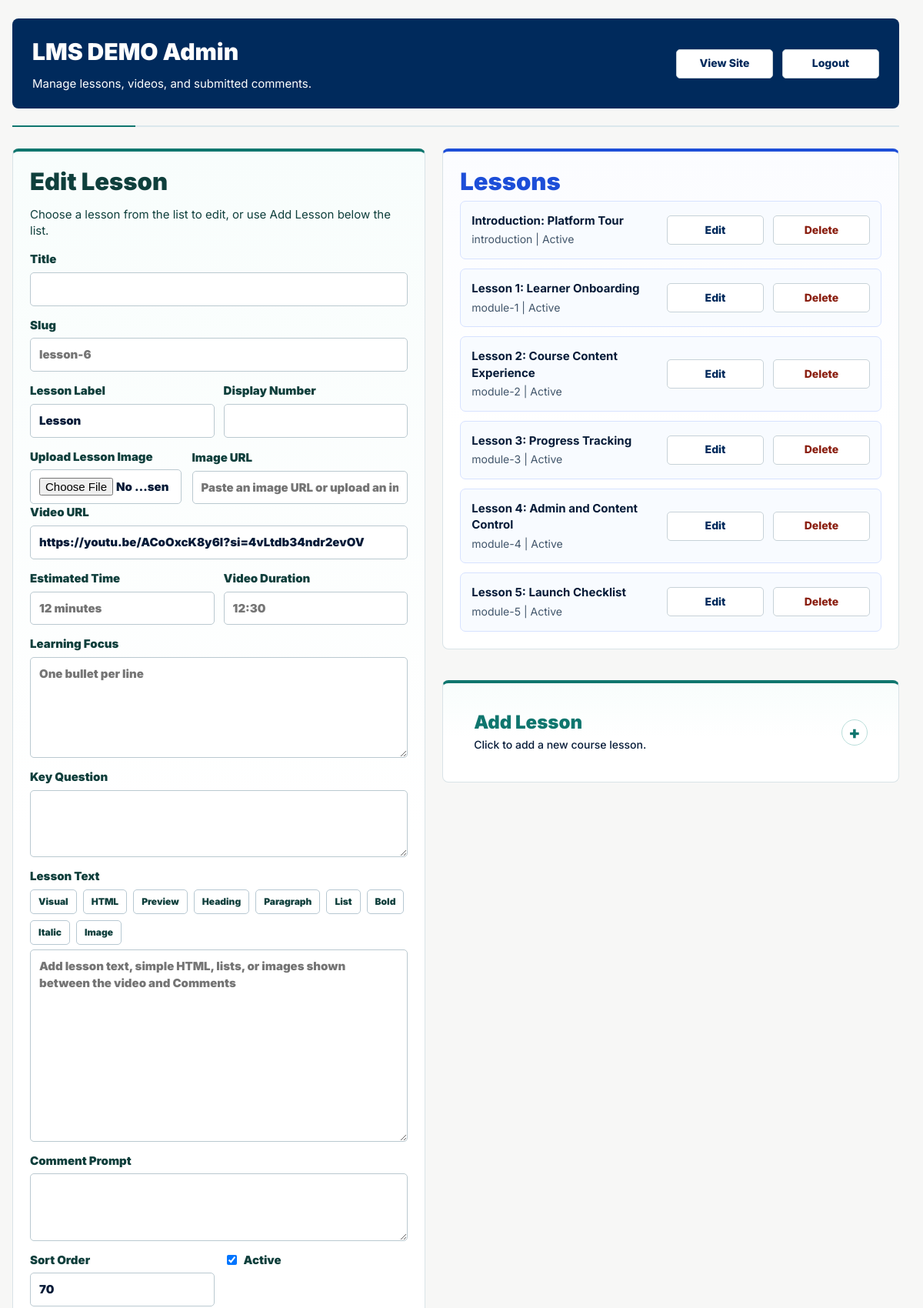
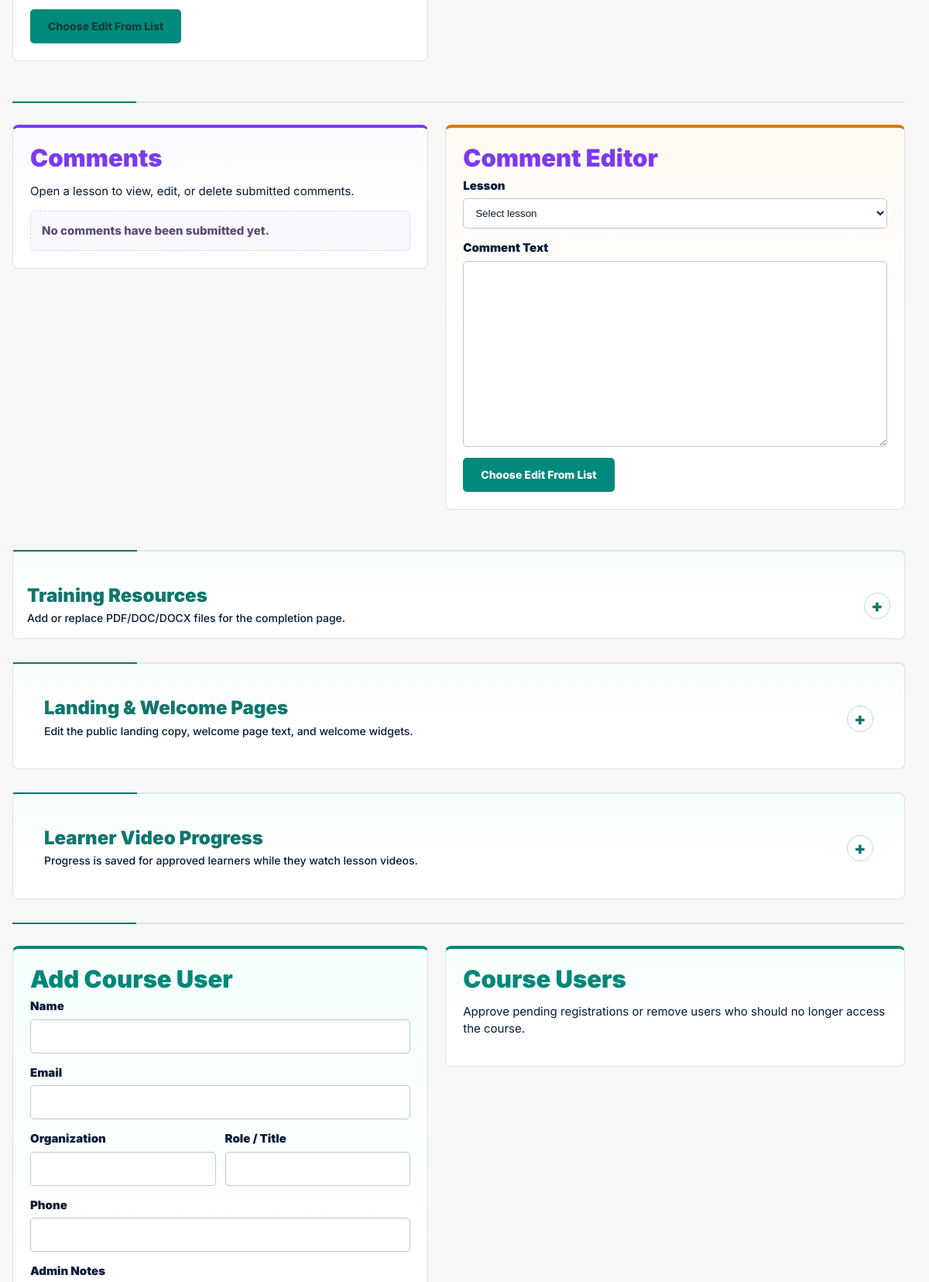
The page /admin/index.php (signed in, upper part) on the database its author committed (2 pictures, top to bottom).
### tables this page shows
CREATE TABLE IF NOT EXISTS modules (
  id INT UNSIGNED AUTO_INCREMENT PRIMARY KEY,
  slug VARCHAR(120) NOT NULL UNIQUE,
  module_type VARCHAR(80) NOT NULL,
  display_number VARCHAR(20) NOT NULL,
  title VARCHAR(255) NOT NULL,
  image_url TEXT NOT NULL,
  video_url TEXT NOT NULL,
  time_label VARCHAR(80) NOT NULL,
  duration_label VARCHAR(80) NOT NULL,
  focus_json LONGTEXT NOT NULL,
  key_question TEXT NULL,
  content_text LONGTEXT NULL,
  reflection_prompt TEXT NULL,
  sort_order INT NOT NULL DEFAULT 0,
  is_active TINYINT(1) NOT NULL DEFAULT 1,
  created_at TIMESTAMP DEFAULT CURRENT_TIMESTAMP,
  updated_at TIMESTAMP DEFAULT CURRENT_TIMESTAMP ON UPDATE CURRENT_TIMESTAMP
);

### includes.php (called while the page is built, shortened)
<?php
function db()
{
    static $pdo = null;
    if ($pdo instanceof PDO) {
        return $pdo;
    }
    $dsn = 'mysql:host=' . DB_HOST . ';dbname=' . DB_NAME . ';charset=' . DB_CHARSET;
    $pdo = new PDO($dsn, DB_USER, DB_PASS, [
        PDO::ATTR_ERRMODE => PDO::ERRMODE_EXCEPTION,
        PDO::ATTR_DEFAULT_FETCH_MODE => PDO::FETCH_ASSOC,
        PDO::ATTR_EMULATE_PREPARES => false,
    ]);
    return $pdo;
}
function e($value)
{
    return htmlspecialchars((string) $value, ENT_QUOTES, 'UTF-8');
}
function get_modules($includeInactive = false)
{
    $sql = 'SELECT * FROM modules';
    $sql .= ' ORDER BY sort_order ASC, id ASC';
    $modules = db()->query($sql)->fetchAll();
    return $modules;
}
function next_sort_order()
{
    return (int) db()->query('SELECT COALESCE(MAX(sort_order), 0) + 10 FROM modules')->fetchColumn();
}

### admin/index.php (the view, shortened to what this page needs)
<?php
require_once __DIR__ . '/../includes.php';
$modules = get_modules(true);
$editing = null;
$reflectionsByModule = array();
$reflectionEditing = null;
$form = $editing ? $editing : array(
    'id' => 0,
    'slug' => '',
    'module_type' => 'Lesson',
    'display_number' => '',
    'title' => '',
    'image_url' => '',
    'video_url' => 'https://youtu.be/ACoOxcK8y6I?si=4vLtdb34ndr2evOV',
    'time_label' => '',
    'duration_label' => '',
    'focus' => array(),
    'key_question' => '',
    'content_text' => '',
    'reflection_prompt' => '',
    'sort_order' => next_sort_order(),
    'is_active' => 1,
);
?>
<!doctype html>
<html lang="en">
  <head>
    <link rel="stylesheet" href="../assets/styles.css?v=20260514-layout-profile">
  </head>
  <body>
    <main class="admin-shell">
      <header class="admin-header">
        <div>
          <h1>LMS DEMO Admin</h1>
          <p>Manage lessons, videos, and submitted comments.</p>
        </div>
        <nav>
          <a class="btn secondary" href="../index.php">View Site</a>
          <a class="btn secondary" href="logout.php">Logout</a>
        </nav>
      </header>
      <section class="admin-grid">
        <form class="admin-card admin-form admin-accent-module-form" method="post" enctype="multipart/form-data">
          <h2>Edit Lesson</h2>
          <?php if (!$editing): ?><p class="admin-muted">Choose a lesson from the list to edit, or use Add Lesson below the list.</p><?php endif; ?>
          <label>Title <input name="title" value="<?= e($form['title']) ?>" required></label>
          <label>Slug <input name="slug" value="<?= e($form['slug']) ?>" placeholder="lesson-6"></label>
          <div class="admin-two">
            <label>Lesson Label <input name="module_type" value="<?= e($form['module_type']) ?>" required></label>
            <label>Display Number <input name="display_number" value="<?= e($form['display_number']) ?>"></label>
          </div>
          <div class="admin-media-picker"><label>Upload Lesson Image <input type="file" name="image_file" accept=".jpg,.jpeg,.png,.webp,.gif,image/*"></label><label>Image URL <input name="image_url" value="<?= e($form['image_url']) ?>" placeholder="Paste an image URL or upload an image"></label></div>
          <label>Video URL <input name="video_url" value="<?= e($form['video_url']) ?>" placeholder="When filled, this shows instead of the image"></label>
          <div class="admin-two">
            <label>Estimated Time <input name="time_label" value="<?= e($form['time_label']) ?>" placeholder="12 minutes"></label>
            <label>Video Duration <input name="duration_label" value="<?= e($form['duration_label']) ?>" placeholder="12:30"></label>
          </div>
          <label>Learning Focus <textarea name="focus" rows="5" placeholder="One bullet per line"><?= e(implode("\n", $form['focus'])) ?></textarea></label>
          <label>Key Question <textarea name="key_question" rows="3"><?= e((string) $form['key_question']) ?></textarea></label>
          <label class="admin-editor">Lesson Text
            <span class="editor-toolbar" aria-label="Lesson text editor tools">
              <button type="button" data-editor-mode="visual">Visual</button>
              <button type="button" data-editor-mode="html">HTML</button>
              <button type="button" data-editor-mode="preview">Preview</button>
              <button type="button" data-editor-action="heading">Heading</button>
              <button type="button" data-editor-action="paragraph">Paragraph</button>
              <button type="button" data-editor-action="list">List</button>
              <button type="button" data-editor-action="bold">Bold</button>
              <button type="button" data-editor-action="italic">Italic</button>
              <button type="button" data-editor-action="image">Image</button>
            </span>
            <textarea name="content_text" rows="10" data-content-editor placeholder="Add lesson text, simple HTML, lists, or images shown between the video and Comments"></textarea>
          </label>
          <label>Comment Prompt <textarea name="reflection_prompt" rows="3"><?= e((string) $form['reflection_prompt']) ?></textarea></label>
          <div class="admin-two">
            <label>Sort Order <input type="number" name="sort_order" value="<?= e((string) $form['sort_order']) ?>"></label>
            <label class="admin-check"><input type="checkbox" name="is_active" value="1" <?= !empty($form['is_active']) ? 'checked' : '' ?>> Active</label>
          </div>
          <?php if ($editing): ?>
            <button class="btn" type="submit">Save Changes</button>
            <a class="btn secondary" href="index.php">Cancel Edit</a>
          <?php else: ?>
            <button class="btn" type="submit" disabled>Choose Edit From List</button>
          <?php endif; ?>
        </form>
        <div class="admin-stack">
          <section class="admin-card admin-accent-modules">
            <h2>Lessons</h2>
            <div class="admin-list">
              <?php foreach ($modules as $module): ?>
                <article class="admin-row">
                  <div>
                    <strong><?= e($module['module_type']) ?>: <?= e($module['title']) ?></strong>
                    <span><?= e($module['slug']) ?> | <?= e($module['is_active'] ? 'Active' : 'Hidden') ?></span>
                  </div>
                  <div class="admin-actions">
                    <a class="btn secondary" href="index.php?edit=<?= e((string) $module['id']) ?>">Edit</a>
                    <form method="post" onsubmit="return confirm('Delete this lesson and its comments?');">
                      <button class="btn secondary danger" type="submit">Delete</button>
                    </form>
                  </div>
                </article>
              <?php endforeach; ?>
            </div>
          </section>
          <details class="admin-card admin-accent-module-form admin-accordion">
            <summary>
              <span>
                <strong>Add Lesson</strong>
                <small>Click to add a new course lesson.</small>
              </span>
            </summary>
          </details>
        </div>
      </section>
      <section class="admin-grid">
        <section class="admin-card admin-accent-reflections">
          <h2>Comments</h2>
          <p>Open a lesson to view, edit, or delete submitted comments.</p>
          <div class="reflection-module-groups">
            <?php if (!$reflectionsByModule): ?>
              <p class="admin-empty">No comments have been submitted yet.</p>
            <?php endif; ?>
          </div>
        </section>
        <form class="admin-card admin-form admin-accent-reflection-editor" method="post" id="reflection-editor">
          <h2><?= $reflectionEditing ? 'Edit Comment' : 'Comment Editor' ?></h2>
          <label>Lesson
            <select name="reflection_module_id" required>
              <option value="">Select lesson</option>
            </select>
          </label>
          <label>Comment Text
            <textarea name="reflection_text" rows="10" required><?= e($reflectionEditing ? $reflectionEditing['reflection_text'] : '') ?></textarea>
          </label>
          <?php if ($reflectionEditing): ?>
            <button class="btn" type="submit">Save Comment</button>
          <?php else: ?>
            <button class="btn" type="submit" disabled>Choose Edit From List</button>
          <?php endif; ?>
        </form>
      </section>
      <details class="admin-card admin-accent-resources admin-accordion">
        <summary>
          <span>
            <strong>Training Resources</strong>
            <small>Add or replace PDF/DOC/DOCX files for the completion page.</small>
          </span>
        </summary>
      </details>
      <details class="admin-card admin-accent-site-content admin-accordion">
        <summary>
          <span>
            <strong>Landing & Welcome Pages</strong>
            <small>Edit the public landing copy, welcome page text, and welcome widgets.</small>
          </span>
        </summary>
      </details>
      <details class="admin-card admin-accent-users admin-accordion">
        <summary>
          <span>
            <strong>Learner Video Progress</strong>
            <small>Progress is saved for approved learners while they watch lesson videos.</small>
          </span>
        </summary>
      </details>
      <section class="admin-grid">
        <form class="admin-card admin-form admin-accent-users" method="post">
          <h2>Add Course User</h2>
          <label>Name <input name="user_full_name" required></label>
          <label>Email <input type="email" name="user_email" required></label>
          <div class="admin-two">
            <label>Organization <input name="user_organization"></label>
            <label>Role / Title <input name="user_role_title"></label>
          </div>
          <label>Phone <input name="user_phone"></label>
          <label>Admin Notes <textarea name="user_admin_notes" rows="3" placeholder="Private notes visible only in this admin panel"></textarea></label>
        </form>
        <section class="admin-card admin-accent-users">
          <h2>Course Users</h2>
          <p>Approve pending registrations or remove users who should no longer access the course.</p>
        </section>
      </section>
    </main>
  </body>
</html>

### rows shown on the page
modules: module_type "Introduction", title "Platform Tour", slug "introduction", is_active "Active"
modules: module_type "Lesson 1", title "Learner Onboarding", slug "module-1", is_active "Active"
modules: module_type "Lesson 2", title "Course Content Experience", slug "module-2", is_active "Active"
modules: module_type "Lesson 3", title "Progress Tracking", slug "module-3", is_active "Active"
modules: module_type "Lesson 4", title "Admin and Content Control", slug "module-4", is_active "Active"
modules: module_type "Lesson 5", title "Launch Checklist", slug "module-5", is_active "Active"
